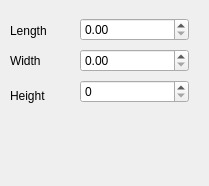
<?xml version="1.0" encoding="UTF-8"?>
<ui version="4.0">
 <class>Box</class>
 <widget class="QWidget" name="Box">
  <property name="geometry">
   <rect>
    <x>0</x>
    <y>0</y>
    <width>209</width>
    <height>186</height>
   </rect>
  </property>
  <property name="windowTitle">
   <string>Form</string>
  </property>
  <widget class="QLabel" name="label">
   <property name="geometry">
    <rect>
     <x>10</x>
     <y>20</y>
     <width>41</width>
     <height>21</height>
    </rect>
   </property>
   <property name="text">
    <string>Length</string>
   </property>
  </widget>
  <widget class="QLabel" name="label_2">
   <property name="geometry">
    <rect>
     <x>10</x>
     <y>50</y>
     <width>41</width>
     <height>21</height>
    </rect>
   </property>
   <property name="text">
    <string>Width</string>
   </property>
  </widget>
  <widget class="QLabel" name="label_3">
   <property name="geometry">
    <rect>
     <x>10</x>
     <y>80</y>
     <width>51</width>
     <height>31</height>
    </rect>
   </property>
   <property name="text">
    <string>Height</string>
   </property>
  </widget>
  <widget class="QDoubleSpinBox" name="height">
   <property name="geometry">
    <rect>
     <x>80</x>
     <y>80</y>
     <width>109</width>
     <height>23</height>
    </rect>
   </property>
   <property name="suffix">
    <string/>
   </property>
   <property name="decimals">
    <number>0</number>
   </property>
   <property name="maximum">
    <double>10000.000000000000000</double>
   </property>
   <property name="singleStep">
    <double>100.000000000000000</double>
   </property>
   <property name="value">
    <double>0.000000000000000</double>
   </property>
  </widget>
  <widget class="QDoubleSpinBox" name="length">
   <property name="geometry">
    <rect>
     <x>80</x>
     <y>18</y>
     <width>109</width>
     <height>23</height>
    </rect>
   </property>
   <property name="maximum">
    <double>10000.000000000000000</double>
   </property>
   <property name="singleStep">
    <double>100.000000000000000</double>
   </property>
  </widget>
  <widget class="QDoubleSpinBox" name="width">
   <property name="geometry">
    <rect>
     <x>80</x>
     <y>49</y>
     <width>109</width>
     <height>23</height>
    </rect>
   </property>
   <property name="maximum">
    <double>10000.000000000000000</double>
   </property>
   <property name="singleStep">
    <double>100.000000000000000</double>
   </property>
  </widget>
 </widget>
 <resources/>
 <connections/>
</ui>
